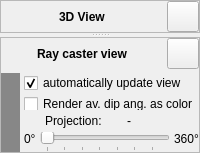
          <widget class="QWidget" name="leftFrame" native="true">
           <property name="sizePolicy">
            <sizepolicy hsizetype="Expanding" vsizetype="Expanding">
             <horstretch>0</horstretch>
             <verstretch>0</verstretch>
            </sizepolicy>
           </property>
           <layout class="QGridLayout" name="gridLayout_15">
            <property name="leftMargin">
             <number>0</number>
            </property>
            <property name="topMargin">
             <number>0</number>
            </property>
            <property name="rightMargin">
             <number>0</number>
            </property>
            <property name="bottomMargin">
             <number>0</number>
            </property>
            <property name="spacing">
             <number>4</number>
            </property>
            <item row="0" column="0">
             <widget class="QSplitter" name="splitter">
              <property name="sizePolicy">
               <sizepolicy hsizetype="Expanding" vsizetype="Expanding">
                <horstretch>0</horstretch>
                <verstretch>0</verstretch>
               </sizepolicy>
              </property>
              <property name="orientation">
               <enum>Qt::Vertical</enum>
              </property>
              <widget class="QFrame" name="frame3DV">
               <property name="sizePolicy">
                <sizepolicy hsizetype="Expanding" vsizetype="Expanding">
                 <horstretch>0</horstretch>
                 <verstretch>0</verstretch>
                </sizepolicy>
               </property>
               <property name="frameShape">
                <enum>QFrame::StyledPanel</enum>
               </property>
               <property name="frameShadow">
                <enum>QFrame::Raised</enum>
               </property>
               <layout class="QVBoxLayout" name="verticalLayout_63">
                <property name="spacing">
                 <number>4</number>
                </property>
                <property name="leftMargin">
                 <number>0</number>
                </property>
                <property name="topMargin">
                 <number>0</number>
                </property>
                <property name="rightMargin">
                 <number>0</number>
                </property>
                <property name="bottomMargin">
                 <number>0</number>
                </property>
                <item>
                 <layout class="QHBoxLayout" name="horizontalLayout_18">
                  <property name="spacing">
                   <number>4</number>
                  </property>
                  <item>
                   <spacer name="horizontalSpacerXZ1">
                    <property name="sizePolicy">
                     <sizepolicy hsizetype="Minimum" vsizetype="Minimum">
                      <horstretch>0</horstretch>
                      <verstretch>0</verstretch>
                     </sizepolicy>
                    </property>
                    <property name="orientation">
                     <enum>Qt::Horizontal</enum>
                    </property>
                    <property name="sizeHint" stdset="0">
                     <size>
                      <width>0</width>
                      <height>0</height>
                     </size>
                    </property>
                   </spacer>
                  </item>
                  <item>
                   <widget class="QLabel" name="labelCpt">
                    <property name="sizePolicy">
                     <sizepolicy hsizetype="Fixed" vsizetype="Minimum">
                      <horstretch>0</horstretch>
                      <verstretch>0</verstretch>
                     </sizepolicy>
                    </property>
                    <property name="font">
                     <font>
                      <weight>75</weight>
                      <bold>true</bold>
                     </font>
                    </property>
                    <property name="text">
                     <string>3D View</string>
                    </property>
                   </widget>
                  </item>
                  <item>
                   <spacer name="horizontalSpacerXZ2">
                    <property name="sizePolicy">
                     <sizepolicy hsizetype="Minimum" vsizetype="Minimum">
                      <horstretch>0</horstretch>
                      <verstretch>0</verstretch>
                     </sizepolicy>
                    </property>
                    <property name="orientation">
                     <enum>Qt::Horizontal</enum>
                    </property>
                    <property name="sizeHint" stdset="0">
                     <size>
                      <width>0</width>
                      <height>0</height>
                     </size>
                    </property>
                   </spacer>
                  </item>
                  <item>
                   <widget class="QToolButton" name="push3DView">
                    <property name="sizePolicy">
                     <sizepolicy hsizetype="Fixed" vsizetype="Fixed">
                      <horstretch>0</horstretch>
                      <verstretch>0</verstretch>
                     </sizepolicy>
                    </property>
                    <property name="maximumSize">
                     <size>
                      <width>16777215</width>
                      <height>16777215</height>
                     </size>
                    </property>
                    <property name="font">
                     <font>
                      <weight>75</weight>
                      <italic>false</italic>
                      <bold>true</bold>
                     </font>
                    </property>
                    <property name="text">
                     <string/>
                    </property>
                    <property name="icon">
                     <iconset resource="../../libs/guibase/guibase.qrc">
                      <normaloff>:/images/mini_rect.png</normaloff>:/images/mini_rect.png</iconset>
                    </property>
                    <property name="iconSize">
                     <size>
                      <width>24</width>
                      <height>24</height>
                     </size>
                    </property>
                   </widget>
                  </item>
                 </layout>
                </item>
               </layout>
              </widget>
              <widget class="QFrame" name="frameRC">
               <property name="sizePolicy">
                <sizepolicy hsizetype="Expanding" vsizetype="Expanding">
                 <horstretch>0</horstretch>
                 <verstretch>0</verstretch>
                </sizepolicy>
               </property>
               <property name="frameShape">
                <enum>QFrame::StyledPanel</enum>
               </property>
               <property name="frameShadow">
                <enum>QFrame::Raised</enum>
               </property>
               <layout class="QVBoxLayout" name="verticalLayout_64">
                <property name="spacing">
                 <number>4</number>
                </property>
                <property name="leftMargin">
                 <number>0</number>
                </property>
                <property name="topMargin">
                 <number>0</number>
                </property>
                <property name="rightMargin">
                 <number>0</number>
                </property>
                <property name="bottomMargin">
                 <number>0</number>
                </property>
                <item>
                 <layout class="QGridLayout" name="gridLayout_18">
                  <property name="sizeConstraint">
                   <enum>QLayout::SetMaximumSize</enum>
                  </property>
                  <item row="0" column="4">
                   <spacer name="horizontalSpacerXZ2_2">
                    <property name="sizePolicy">
                     <sizepolicy hsizetype="Minimum" vsizetype="Minimum">
                      <horstretch>0</horstretch>
                      <verstretch>0</verstretch>
                     </sizepolicy>
                    </property>
                    <property name="orientation">
                     <enum>Qt::Horizontal</enum>
                    </property>
                    <property name="sizeHint" stdset="0">
                     <size>
                      <width>0</width>
                      <height>0</height>
                     </size>
                    </property>
                   </spacer>
                  </item>
                  <item row="0" column="2">
                   <widget class="QLabel" name="labelCpt_2">
                    <property name="sizePolicy">
                     <sizepolicy hsizetype="Fixed" vsizetype="Minimum">
                      <horstretch>0</horstretch>
                      <verstretch>0</verstretch>
                     </sizepolicy>
                    </property>
                    <property name="font">
                     <font>
                      <weight>75</weight>
                      <bold>true</bold>
                     </font>
                    </property>
                    <property name="text">
                     <string>Ray caster view</string>
                    </property>
                   </widget>
                  </item>
                  <item row="0" column="1">
                   <spacer name="horizontalSpacerXZ1_2">
                    <property name="sizePolicy">
                     <sizepolicy hsizetype="Minimum" vsizetype="Minimum">
                      <horstretch>0</horstretch>
                      <verstretch>0</verstretch>
                     </sizepolicy>
                    </property>
                    <property name="orientation">
                     <enum>Qt::Horizontal</enum>
                    </property>
                    <property name="sizeHint" stdset="0">
                     <size>
                      <width>0</width>
                      <height>0</height>
                     </size>
                    </property>
                   </spacer>
                  </item>
                  <item row="0" column="5">
                   <widget class="QToolButton" name="pushRaycast">
                    <property name="sizePolicy">
                     <sizepolicy hsizetype="Fixed" vsizetype="Fixed">
                      <horstretch>0</horstretch>
                      <verstretch>0</verstretch>
                     </sizepolicy>
                    </property>
                    <property name="maximumSize">
                     <size>
                      <width>16777215</width>
                      <height>16777215</height>
                     </size>
                    </property>
                    <property name="font">
                     <font>
                      <weight>75</weight>
                      <italic>false</italic>
                      <bold>true</bold>
                     </font>
                    </property>
                    <property name="text">
                     <string/>
                    </property>
                    <property name="icon">
                     <iconset resource="../../libs/guibase/guibase.qrc">
                      <normaloff>:/images/mini_rect.png</normaloff>:/images/mini_rect.png</iconset>
                    </property>
                    <property name="iconSize">
                     <size>
                      <width>24</width>
                      <height>24</height>
                     </size>
                    </property>
                   </widget>
                  </item>
                 </layout>
                </item>
                <item>
                 <layout class="QHBoxLayout" name="horizontalLayout_90" stretch="3,1">
                  <item>
                   <widget class="QFrame" name="RenderViewWidget">
                    <property name="sizePolicy">
                     <sizepolicy hsizetype="Expanding" vsizetype="Expanding">
                      <horstretch>2</horstretch>
                      <verstretch>1</verstretch>
                     </sizepolicy>
                    </property>
                    <property name="minimumSize">
                     <size>
                      <width>0</width>
                      <height>0</height>
                     </size>
                    </property>
                    <property name="palette">
                     <palette>
                      <active>
                       <colorrole role="Base">
                        <brush brushstyle="SolidPattern">
                         <color alpha="255">
                          <red>255</red>
                          <green>255</green>
                          <blue>255</blue>
                         </color>
                        </brush>
                       </colorrole>
                       <colorrole role="Window">
                        <brush brushstyle="SolidPattern">
                         <color alpha="255">
                          <red>135</red>
                          <green>135</green>
                          <blue>135</blue>
                         </color>
                        </brush>
                       </colorrole>
                      </active>
                      <inactive>
                       <colorrole role="Base">
                        <brush brushstyle="SolidPattern">
                         <color alpha="255">
                          <red>255</red>
                          <green>255</green>
                          <blue>255</blue>
                         </color>
                        </brush>
                       </colorrole>
                       <colorrole role="Window">
                        <brush brushstyle="SolidPattern">
                         <color alpha="255">
                          <red>135</red>
                          <green>135</green>
                          <blue>135</blue>
                         </color>
                        </brush>
                       </colorrole>
                      </inactive>
                      <disabled>
                       <colorrole role="Base">
                        <brush brushstyle="SolidPattern">
                         <color alpha="255">
                          <red>135</red>
                          <green>135</green>
                          <blue>135</blue>
                         </color>
                        </brush>
                       </colorrole>
                       <colorrole role="Window">
                        <brush brushstyle="SolidPattern">
                         <color alpha="255">
                          <red>135</red>
                          <green>135</green>
                          <blue>135</blue>
                         </color>
                        </brush>
                       </colorrole>
                      </disabled>
                     </palette>
                    </property>
                    <property name="autoFillBackground">
                     <bool>true</bool>
                    </property>
                   </widget>
                  </item>
                  <item>
                   <layout class="QVBoxLayout" name="verticalLayout_41">
                    <property name="spacing">
                     <number>4</number>
                    </property>
                    <item>
                     <widget class="QCheckBox" name="cb_UpdateViewsSlider">
                      <property name="sizePolicy">
                       <sizepolicy hsizetype="Preferred" vsizetype="Preferred">
                        <horstretch>0</horstretch>
                        <verstretch>0</verstretch>
                       </sizepolicy>
                      </property>
                      <property name="maximumSize">
                       <size>
                        <width>16777215</width>
                        <height>20</height>
                       </size>
                      </property>
                      <property name="text">
                       <string>automatically update view</string>
                      </property>
                      <property name="checked">
                       <bool>true</bool>
                      </property>
                     </widget>
                    </item>
                    <item>
                     <widget class="QCheckBox" name="cb_dipAsColor">
                      <property name="maximumSize">
                       <size>
                        <width>16777215</width>
                        <height>13</height>
                       </size>
                      </property>
                      <property name="text">
                       <string>Render av. dip ang. as color</string>
                      </property>
                     </widget>
                    </item>
                    <item>
                     <spacer name="verticalSpacer_27">
                      <property name="orientation">
                       <enum>Qt::Vertical</enum>
                      </property>
                      <property name="sizeHint" stdset="0">
                       <size>
                        <width>0</width>
                        <height>0</height>
                       </size>
                      </property>
                     </spacer>
                    </item>
                    <item>
                     <layout class="QVBoxLayout" name="verticalLayout_6">
                      <property name="spacing">
                       <number>4</number>
                      </property>
                      <item>
                       <layout class="QHBoxLayout" name="horizontalLayout_41">
                        <property name="spacing">
                         <number>4</number>
                        </property>
                        <item>
                         <widget class="QLabel" name="label_50">
                          <property name="sizePolicy">
                           <sizepolicy hsizetype="Fixed" vsizetype="Fixed">
                            <horstretch>0</horstretch>
                            <verstretch>0</verstretch>
                           </sizepolicy>
                          </property>
                          <property name="maximumSize">
                           <size>
                            <width>16777215</width>
                            <height>20</height>
                           </size>
                          </property>
                          <property name="text">
                           <string>Projection:</string>
                          </property>
                         </widget>
                        </item>
                        <item>
                         <widget class="QLabel" name="l_currentProjection">
                          <property name="sizePolicy">
                           <sizepolicy hsizetype="Fixed" vsizetype="Fixed">
                            <horstretch>0</horstretch>
                            <verstretch>0</verstretch>
                           </sizepolicy>
                          </property>
                          <property name="minimumSize">
                           <size>
                            <width>50</width>
                            <height>12</height>
                           </size>
                          </property>
                          <property name="maximumSize">
                           <size>
                            <width>16777215</width>
                            <height>20</height>
                           </size>
                          </property>
                          <property name="baseSize">
                           <size>
                            <width>30</width>
                            <height>0</height>
                           </size>
                          </property>
                          <property name="text">
                           <string>-</string>
                          </property>
                         </widget>
                        </item>
                       </layout>
                      </item>
                      <item>
                       <layout class="QHBoxLayout" name="horizontalLayout_30">
                        <property name="spacing">
                         <number>4</number>
                        </property>
                        <item>
                         <widget class="QLabel" name="l_sensRes_min_4">
                          <property name="font">
                           <font/>
                          </property>
                          <property name="text">
                           <string>0°</string>
                          </property>
                          <property name="alignment">
                           <set>Qt::AlignLeading|Qt::AlignLeft|Qt::AlignTop</set>
                          </property>
                         </widget>
                        </item>
                        <item>
                         <widget class="QSlider" name="hs_projection">
                          <property name="maximumSize">
                           <size>
                            <width>16777215</width>
                            <height>16777215</height>
                           </size>
                          </property>
                          <property name="pageStep">
                           <number>1</number>
                          </property>
                          <property name="orientation">
                           <enum>Qt::Horizontal</enum>
                          </property>
                          <property name="tickPosition">
                           <enum>QSlider::TicksBelow</enum>
                          </property>
                          <property name="tickInterval">
                           <number>15</number>
                          </property>
                         </widget>
                        </item>
                        <item>
                         <widget class="QLabel" name="l_sensRes_min_5">
                          <property name="font">
                           <font/>
                          </property>
                          <property name="text">
                           <string>360°</string>
                          </property>
                          <property name="alignment">
                           <set>Qt::AlignLeading|Qt::AlignLeft|Qt::AlignTop</set>
                          </property>
                         </widget>
                        </item>
                       </layout>
                      </item>
                     </layout>
                    </item>
                   </layout>
                  </item>
                 </layout>
                </item>
               </layout>
              </widget>
             </widget>
            </item>
           </layout>
          </widget>
